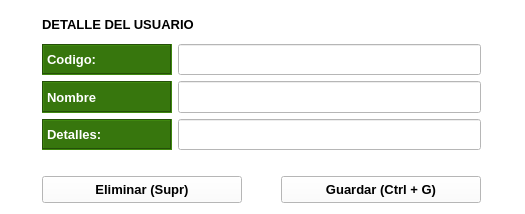
<?xml version="1.0" encoding="UTF-8"?>
<ui version="4.0">
 <class>Form</class>
 <widget class="QWidget" name="Form">
  <property name="geometry">
   <rect>
    <x>0</x>
    <y>0</y>
    <width>525</width>
    <height>214</height>
   </rect>
  </property>
  <property name="palette">
   <palette>
    <active>
     <colorrole role="WindowText">
      <brush brushstyle="SolidPattern">
       <color alpha="255">
        <red>0</red>
        <green>0</green>
        <blue>0</blue>
       </color>
      </brush>
     </colorrole>
     <colorrole role="Button">
      <brush brushstyle="SolidPattern">
       <color alpha="255">
        <red>255</red>
        <green>255</green>
        <blue>255</blue>
       </color>
      </brush>
     </colorrole>
     <colorrole role="Light">
      <brush brushstyle="SolidPattern">
       <color alpha="255">
        <red>255</red>
        <green>255</green>
        <blue>255</blue>
       </color>
      </brush>
     </colorrole>
     <colorrole role="Midlight">
      <brush brushstyle="SolidPattern">
       <color alpha="255">
        <red>255</red>
        <green>255</green>
        <blue>255</blue>
       </color>
      </brush>
     </colorrole>
     <colorrole role="Dark">
      <brush brushstyle="SolidPattern">
       <color alpha="255">
        <red>127</red>
        <green>127</green>
        <blue>127</blue>
       </color>
      </brush>
     </colorrole>
     <colorrole role="Mid">
      <brush brushstyle="SolidPattern">
       <color alpha="255">
        <red>170</red>
        <green>170</green>
        <blue>170</blue>
       </color>
      </brush>
     </colorrole>
     <colorrole role="Text">
      <brush brushstyle="SolidPattern">
       <color alpha="255">
        <red>0</red>
        <green>0</green>
        <blue>0</blue>
       </color>
      </brush>
     </colorrole>
     <colorrole role="BrightText">
      <brush brushstyle="SolidPattern">
       <color alpha="255">
        <red>255</red>
        <green>255</green>
        <blue>255</blue>
       </color>
      </brush>
     </colorrole>
     <colorrole role="ButtonText">
      <brush brushstyle="SolidPattern">
       <color alpha="255">
        <red>0</red>
        <green>0</green>
        <blue>0</blue>
       </color>
      </brush>
     </colorrole>
     <colorrole role="Base">
      <brush brushstyle="SolidPattern">
       <color alpha="255">
        <red>255</red>
        <green>255</green>
        <blue>255</blue>
       </color>
      </brush>
     </colorrole>
     <colorrole role="Window">
      <brush brushstyle="SolidPattern">
       <color alpha="255">
        <red>255</red>
        <green>255</green>
        <blue>255</blue>
       </color>
      </brush>
     </colorrole>
     <colorrole role="Shadow">
      <brush brushstyle="SolidPattern">
       <color alpha="255">
        <red>0</red>
        <green>0</green>
        <blue>0</blue>
       </color>
      </brush>
     </colorrole>
     <colorrole role="AlternateBase">
      <brush brushstyle="SolidPattern">
       <color alpha="255">
        <red>255</red>
        <green>255</green>
        <blue>255</blue>
       </color>
      </brush>
     </colorrole>
     <colorrole role="ToolTipBase">
      <brush brushstyle="SolidPattern">
       <color alpha="255">
        <red>255</red>
        <green>255</green>
        <blue>220</blue>
       </color>
      </brush>
     </colorrole>
     <colorrole role="ToolTipText">
      <brush brushstyle="SolidPattern">
       <color alpha="255">
        <red>0</red>
        <green>0</green>
        <blue>0</blue>
       </color>
      </brush>
     </colorrole>
    </active>
    <inactive>
     <colorrole role="WindowText">
      <brush brushstyle="SolidPattern">
       <color alpha="255">
        <red>0</red>
        <green>0</green>
        <blue>0</blue>
       </color>
      </brush>
     </colorrole>
     <colorrole role="Button">
      <brush brushstyle="SolidPattern">
       <color alpha="255">
        <red>255</red>
        <green>255</green>
        <blue>255</blue>
       </color>
      </brush>
     </colorrole>
     <colorrole role="Light">
      <brush brushstyle="SolidPattern">
       <color alpha="255">
        <red>255</red>
        <green>255</green>
        <blue>255</blue>
       </color>
      </brush>
     </colorrole>
     <colorrole role="Midlight">
      <brush brushstyle="SolidPattern">
       <color alpha="255">
        <red>255</red>
        <green>255</green>
        <blue>255</blue>
       </color>
      </brush>
     </colorrole>
     <colorrole role="Dark">
      <brush brushstyle="SolidPattern">
       <color alpha="255">
        <red>127</red>
        <green>127</green>
        <blue>127</blue>
       </color>
      </brush>
     </colorrole>
     <colorrole role="Mid">
      <brush brushstyle="SolidPattern">
       <color alpha="255">
        <red>170</red>
        <green>170</green>
        <blue>170</blue>
       </color>
      </brush>
     </colorrole>
     <colorrole role="Text">
      <brush brushstyle="SolidPattern">
       <color alpha="255">
        <red>0</red>
        <green>0</green>
        <blue>0</blue>
       </color>
      </brush>
     </colorrole>
     <colorrole role="BrightText">
      <brush brushstyle="SolidPattern">
       <color alpha="255">
        <red>255</red>
        <green>255</green>
        <blue>255</blue>
       </color>
      </brush>
     </colorrole>
     <colorrole role="ButtonText">
      <brush brushstyle="SolidPattern">
       <color alpha="255">
        <red>0</red>
        <green>0</green>
        <blue>0</blue>
       </color>
      </brush>
     </colorrole>
     <colorrole role="Base">
      <brush brushstyle="SolidPattern">
       <color alpha="255">
        <red>255</red>
        <green>255</green>
        <blue>255</blue>
       </color>
      </brush>
     </colorrole>
     <colorrole role="Window">
      <brush brushstyle="SolidPattern">
       <color alpha="255">
        <red>255</red>
        <green>255</green>
        <blue>255</blue>
       </color>
      </brush>
     </colorrole>
     <colorrole role="Shadow">
      <brush brushstyle="SolidPattern">
       <color alpha="255">
        <red>0</red>
        <green>0</green>
        <blue>0</blue>
       </color>
      </brush>
     </colorrole>
     <colorrole role="AlternateBase">
      <brush brushstyle="SolidPattern">
       <color alpha="255">
        <red>255</red>
        <green>255</green>
        <blue>255</blue>
       </color>
      </brush>
     </colorrole>
     <colorrole role="ToolTipBase">
      <brush brushstyle="SolidPattern">
       <color alpha="255">
        <red>255</red>
        <green>255</green>
        <blue>220</blue>
       </color>
      </brush>
     </colorrole>
     <colorrole role="ToolTipText">
      <brush brushstyle="SolidPattern">
       <color alpha="255">
        <red>0</red>
        <green>0</green>
        <blue>0</blue>
       </color>
      </brush>
     </colorrole>
    </inactive>
    <disabled>
     <colorrole role="WindowText">
      <brush brushstyle="SolidPattern">
       <color alpha="255">
        <red>127</red>
        <green>127</green>
        <blue>127</blue>
       </color>
      </brush>
     </colorrole>
     <colorrole role="Button">
      <brush brushstyle="SolidPattern">
       <color alpha="255">
        <red>255</red>
        <green>255</green>
        <blue>255</blue>
       </color>
      </brush>
     </colorrole>
     <colorrole role="Light">
      <brush brushstyle="SolidPattern">
       <color alpha="255">
        <red>255</red>
        <green>255</green>
        <blue>255</blue>
       </color>
      </brush>
     </colorrole>
     <colorrole role="Midlight">
      <brush brushstyle="SolidPattern">
       <color alpha="255">
        <red>255</red>
        <green>255</green>
        <blue>255</blue>
       </color>
      </brush>
     </colorrole>
     <colorrole role="Dark">
      <brush brushstyle="SolidPattern">
       <color alpha="255">
        <red>127</red>
        <green>127</green>
        <blue>127</blue>
       </color>
      </brush>
     </colorrole>
     <colorrole role="Mid">
      <brush brushstyle="SolidPattern">
       <color alpha="255">
        <red>170</red>
        <green>170</green>
        <blue>170</blue>
       </color>
      </brush>
     </colorrole>
     <colorrole role="Text">
      <brush brushstyle="SolidPattern">
       <color alpha="255">
        <red>127</red>
        <green>127</green>
        <blue>127</blue>
       </color>
      </brush>
     </colorrole>
     <colorrole role="BrightText">
      <brush brushstyle="SolidPattern">
       <color alpha="255">
        <red>255</red>
        <green>255</green>
        <blue>255</blue>
       </color>
      </brush>
     </colorrole>
     <colorrole role="ButtonText">
      <brush brushstyle="SolidPattern">
       <color alpha="255">
        <red>127</red>
        <green>127</green>
        <blue>127</blue>
       </color>
      </brush>
     </colorrole>
     <colorrole role="Base">
      <brush brushstyle="SolidPattern">
       <color alpha="255">
        <red>255</red>
        <green>255</green>
        <blue>255</blue>
       </color>
      </brush>
     </colorrole>
     <colorrole role="Window">
      <brush brushstyle="SolidPattern">
       <color alpha="255">
        <red>255</red>
        <green>255</green>
        <blue>255</blue>
       </color>
      </brush>
     </colorrole>
     <colorrole role="Shadow">
      <brush brushstyle="SolidPattern">
       <color alpha="255">
        <red>0</red>
        <green>0</green>
        <blue>0</blue>
       </color>
      </brush>
     </colorrole>
     <colorrole role="AlternateBase">
      <brush brushstyle="SolidPattern">
       <color alpha="255">
        <red>255</red>
        <green>255</green>
        <blue>255</blue>
       </color>
      </brush>
     </colorrole>
     <colorrole role="ToolTipBase">
      <brush brushstyle="SolidPattern">
       <color alpha="255">
        <red>255</red>
        <green>255</green>
        <blue>220</blue>
       </color>
      </brush>
     </colorrole>
     <colorrole role="ToolTipText">
      <brush brushstyle="SolidPattern">
       <color alpha="255">
        <red>0</red>
        <green>0</green>
        <blue>0</blue>
       </color>
      </brush>
     </colorrole>
    </disabled>
   </palette>
  </property>
  <property name="windowTitle">
   <string>Form</string>
  </property>
  <layout class="QGridLayout" name="gridLayout" rowstretch="10,40,5,10">
   <property name="leftMargin">
    <number>9</number>
   </property>
   <item row="3" column="1">
    <widget class="QPushButton" name="btn_nuevo">
     <property name="sizePolicy">
      <sizepolicy hsizetype="Fixed" vsizetype="Fixed">
       <horstretch>0</horstretch>
       <verstretch>0</verstretch>
      </sizepolicy>
     </property>
     <property name="maximumSize">
      <size>
       <width>200</width>
       <height>200</height>
      </size>
     </property>
     <property name="font">
      <font>
       <family>MS Shell Dlg 2</family>
       <pointsize>10</pointsize>
       <weight>75</weight>
       <bold>true</bold>
      </font>
     </property>
     <property name="styleSheet">
      <string notr="true"/>
     </property>
     <property name="text">
      <string>Guardar (Ctrl + G)</string>
     </property>
     <property name="icon">
      <iconset>
       <normaloff>../iconos/save.ico</normaloff>../iconos/save.ico</iconset>
     </property>
     <property name="iconSize">
      <size>
       <width>30</width>
       <height>30</height>
      </size>
     </property>
     <property name="shortcut">
      <string>Ctrl+N</string>
     </property>
    </widget>
   </item>
   <item row="0" column="0" colspan="2">
    <widget class="QLabel" name="label_6">
     <property name="sizePolicy">
      <sizepolicy hsizetype="Expanding" vsizetype="Expanding">
       <horstretch>0</horstretch>
       <verstretch>0</verstretch>
      </sizepolicy>
     </property>
     <property name="font">
      <font>
       <family>MS Shell Dlg 2</family>
       <pointsize>10</pointsize>
       <weight>75</weight>
       <bold>true</bold>
      </font>
     </property>
     <property name="text">
      <string>DETALLE DEL USUARIO</string>
     </property>
    </widget>
   </item>
   <item row="3" column="0">
    <widget class="QPushButton" name="btn_nuevo_2">
     <property name="sizePolicy">
      <sizepolicy hsizetype="Fixed" vsizetype="Fixed">
       <horstretch>0</horstretch>
       <verstretch>0</verstretch>
      </sizepolicy>
     </property>
     <property name="maximumSize">
      <size>
       <width>200</width>
       <height>200</height>
      </size>
     </property>
     <property name="font">
      <font>
       <family>MS Shell Dlg 2</family>
       <pointsize>10</pointsize>
       <weight>75</weight>
       <bold>true</bold>
      </font>
     </property>
     <property name="styleSheet">
      <string notr="true"/>
     </property>
     <property name="text">
      <string>Eliminar (Supr)</string>
     </property>
     <property name="icon">
      <iconset>
       <normaloff>../iconos/delete.ico</normaloff>../iconos/delete.ico</iconset>
     </property>
     <property name="iconSize">
      <size>
       <width>30</width>
       <height>30</height>
      </size>
     </property>
     <property name="shortcut">
      <string>Ctrl+N</string>
     </property>
    </widget>
   </item>
   <item row="1" column="0" colspan="2">
    <layout class="QGridLayout" name="gridLayout_2" columnstretch="30,70">
     <item row="1" column="1">
      <widget class="QLineEdit" name="lineEdit_4">
       <property name="sizePolicy">
        <sizepolicy hsizetype="Expanding" vsizetype="Expanding">
         <horstretch>0</horstretch>
         <verstretch>0</verstretch>
        </sizepolicy>
       </property>
       <property name="font">
        <font>
         <family>MS Shell Dlg 2</family>
         <pointsize>10</pointsize>
         <weight>75</weight>
         <bold>true</bold>
        </font>
       </property>
      </widget>
     </item>
     <item row="0" column="0">
      <widget class="QLabel" name="label_3">
       <property name="font">
        <font>
         <family>MS Shell Dlg 2</family>
         <pointsize>10</pointsize>
         <weight>75</weight>
         <bold>true</bold>
        </font>
       </property>
       <property name="styleSheet">
        <string notr="true">#label_3{
background-color:#37760D;
color: #FFFFFF;
}</string>
       </property>
       <property name="frameShape">
        <enum>QFrame::Box</enum>
       </property>
       <property name="frameShadow">
        <enum>QFrame::Sunken</enum>
       </property>
       <property name="text">
        <string>Codigo:</string>
       </property>
      </widget>
     </item>
     <item row="0" column="1">
      <widget class="QLineEdit" name="lineEdit_2">
       <property name="sizePolicy">
        <sizepolicy hsizetype="Expanding" vsizetype="Expanding">
         <horstretch>0</horstretch>
         <verstretch>0</verstretch>
        </sizepolicy>
       </property>
       <property name="font">
        <font>
         <family>MS Shell Dlg 2</family>
         <pointsize>10</pointsize>
         <weight>75</weight>
         <bold>true</bold>
        </font>
       </property>
      </widget>
     </item>
     <item row="1" column="0">
      <widget class="QLabel" name="label_4">
       <property name="font">
        <font>
         <family>MS Shell Dlg 2</family>
         <pointsize>10</pointsize>
         <weight>75</weight>
         <bold>true</bold>
        </font>
       </property>
       <property name="styleSheet">
        <string notr="true">#label_4{
background-color:#37760D;
color: #FFFFFF;
}</string>
       </property>
       <property name="frameShape">
        <enum>QFrame::Box</enum>
       </property>
       <property name="frameShadow">
        <enum>QFrame::Sunken</enum>
       </property>
       <property name="text">
        <string>Nombre</string>
       </property>
      </widget>
     </item>
     <item row="2" column="0">
      <widget class="QLabel" name="label_5">
       <property name="font">
        <font>
         <family>MS Shell Dlg 2</family>
         <pointsize>10</pointsize>
         <weight>75</weight>
         <bold>true</bold>
        </font>
       </property>
       <property name="styleSheet">
        <string notr="true">#label_5{
background-color:#37760D;
color: #FFFFFF;
}</string>
       </property>
       <property name="frameShape">
        <enum>QFrame::Box</enum>
       </property>
       <property name="frameShadow">
        <enum>QFrame::Sunken</enum>
       </property>
       <property name="text">
        <string>Detalles:</string>
       </property>
      </widget>
     </item>
     <item row="2" column="1">
      <widget class="QLineEdit" name="lineEdit_5">
       <property name="sizePolicy">
        <sizepolicy hsizetype="Expanding" vsizetype="Expanding">
         <horstretch>0</horstretch>
         <verstretch>0</verstretch>
        </sizepolicy>
       </property>
       <property name="font">
        <font>
         <family>MS Shell Dlg 2</family>
         <pointsize>10</pointsize>
         <weight>75</weight>
         <bold>true</bold>
        </font>
       </property>
      </widget>
     </item>
    </layout>
   </item>
   <item row="2" column="0" colspan="2">
    <spacer name="horizontalSpacer">
     <property name="orientation">
      <enum>Qt::Horizontal</enum>
     </property>
     <property name="sizeHint" stdset="0">
      <size>
       <width>40</width>
       <height>20</height>
      </size>
     </property>
    </spacer>
   </item>
  </layout>
 </widget>
 <resources/>
 <connections/>
</ui>
